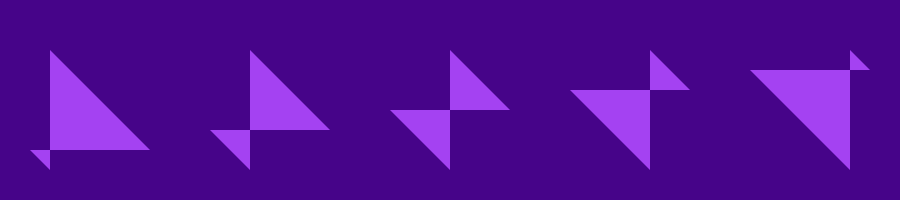
Frame 1 (no input)
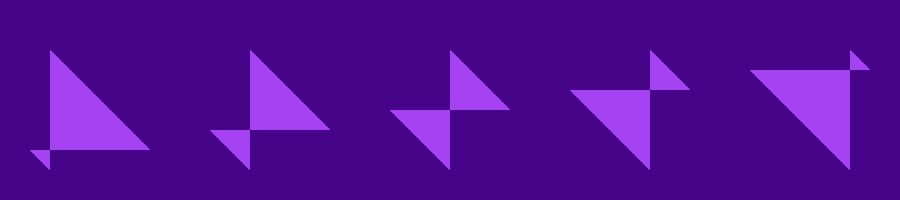
Frame 60 (the mouse pressed at the canvas centre just before this capture)
Frame 120 (the mouse held since frame 60 and released just before this capture): identical to frame 60, image omitted

The Processing sketch that drew these frames (run headless with seeded random() and noise(); from frame 60 on, the mouse is pressed at the canvas centre):

// Processing sketch: processing_57404
// ── processing_57404.pde


float r = random(0, 255);
float g = random(0, 255);
float b = random(0,255);


void setup() {
  size(900, 200);
  background(70, 4, 137);
  smooth();

}

void draw() {
 noStroke();

  fill(r, g, b);
 //}
  quad(50, 50, 150, 150, 30, 150, 50, 170);
  
  quad(250, 50, 330, 130, 210, 130, 250, 170);    

  quad(450, 50, 510, 110, 390, 110, 450, 170);

  quad(650, 50, 690, 90, 570, 90, 650, 170);

  quad(850, 50, 870, 70, 750, 70, 850, 170);
 

  
}
